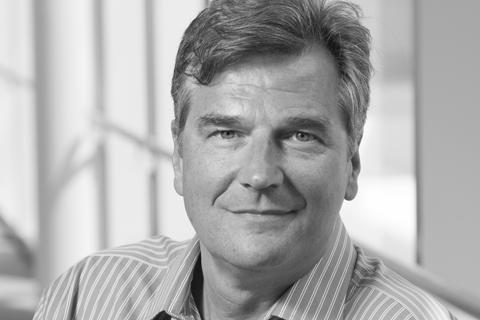
%> input picture matlab/1/face.jpg, 480 x 320 px
$ octave bitplane1.m   (GNU Octave 9; MATLAB toolbox functions it lacks are replaced by stand-ins)
%> lines starting %> are read from the running program, lines starting %| are printed output that depends on the picture; in (x1, y1, x2, y2) boxes, pixels count from 0 and x2, y2 are one past the last pixel; in counts of white or black regions, pixels touching at a corner belong together; the program's own positions count from 1
% Program to demonstrate the concept of "Bit Level Slicing" of a given gray
% level image
clc;
clear all;
close all;
% read an image
im = imread('face.jpg');
%> im is the input picture: size 320x480 uint8; min 4, max 255, mean 173.4
[rows, columns, numberOfColorBands] = size(im);
%> rows = 320; columns = 480; numberOfColorBands = 1
if numberOfColorBands > 1
	% It's not really gray scale like we expected - it's color.
	% Convert it to gray scale.
	grayImage = rgb2gray(im); % Take weighted average of channels.
end
bit1 = bitget(im, 1);   % lsb for example
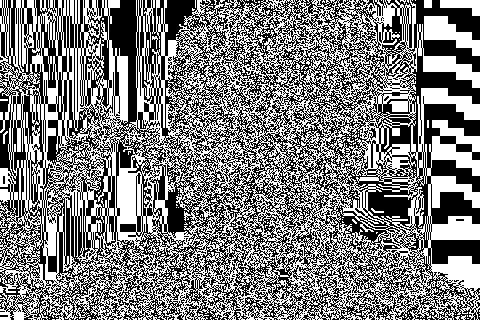
%> bit1: size 320x480 logical; 49.1% white; 372 white regions (363 under 20 px), largest, box (x1, y1, x2, y2) and area: (0, 0, 480, 320) 72814, (424, 16, 480, 56) 1088, (440, 0, 480, 16) 384
bit2 = bitget(im, 2);
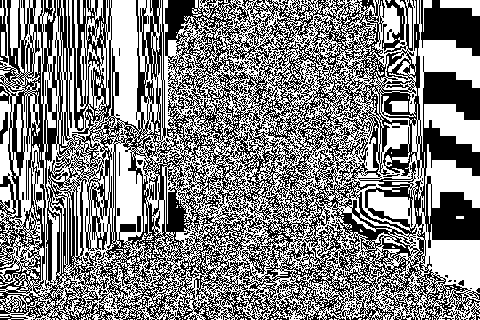
%> bit2: size 320x480 logical; 51.2% white; 294 black regions (279 under 20 px), largest, box (x1, y1, x2, y2) and area: (0, 0, 480, 320) 71284, (421, 0, 480, 56) 2136, (0, 0, 8, 63) 219
subplot(2, 2, 1), imshow(bit1, []), title('First Bit');
subplot(2, 2, 2), imshow(bit2, []), title('Second Bit');
subplot(2, 2, 3), imshow(greyImage, []), title('grey');
%> (this line was passed over: greyImage is not available in this run)

$ run again, with matlab/1/Koala.jpg copied over matlab/1/face.jpg
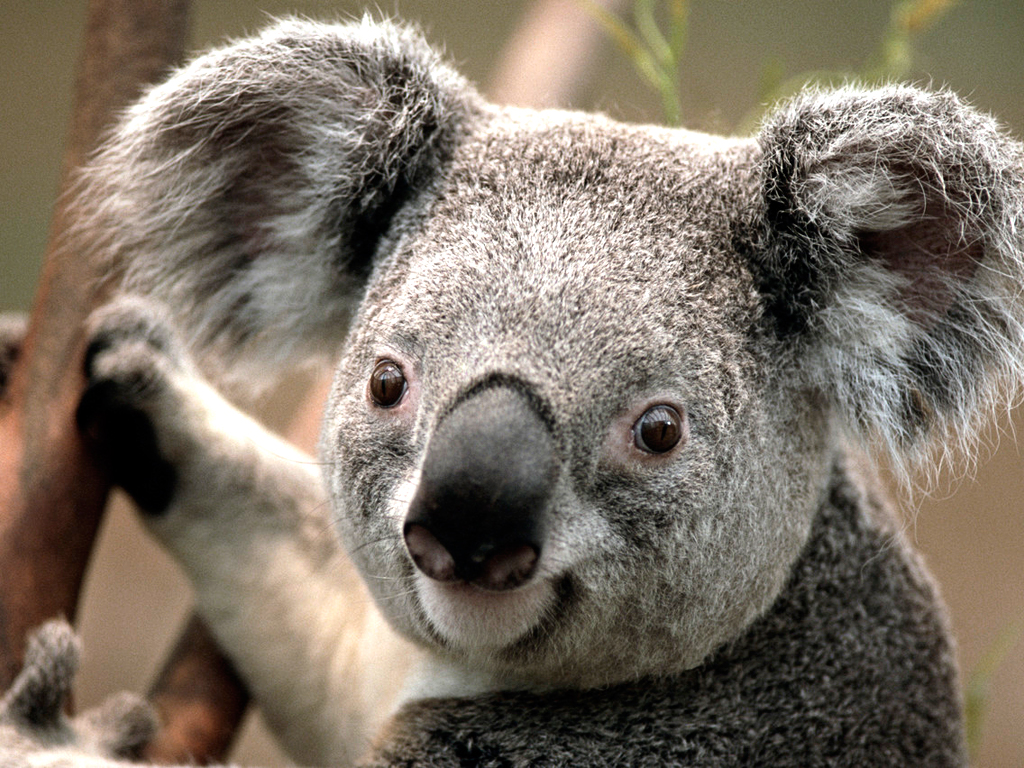
%> input picture matlab/1/Koala.jpg, 1024 x 768 px
%> im is the input picture: size 768x1024x3 uint8; mean R, G, B 125.4, 114.7, 102
%> `bit2 = bitget(im, 2);`:
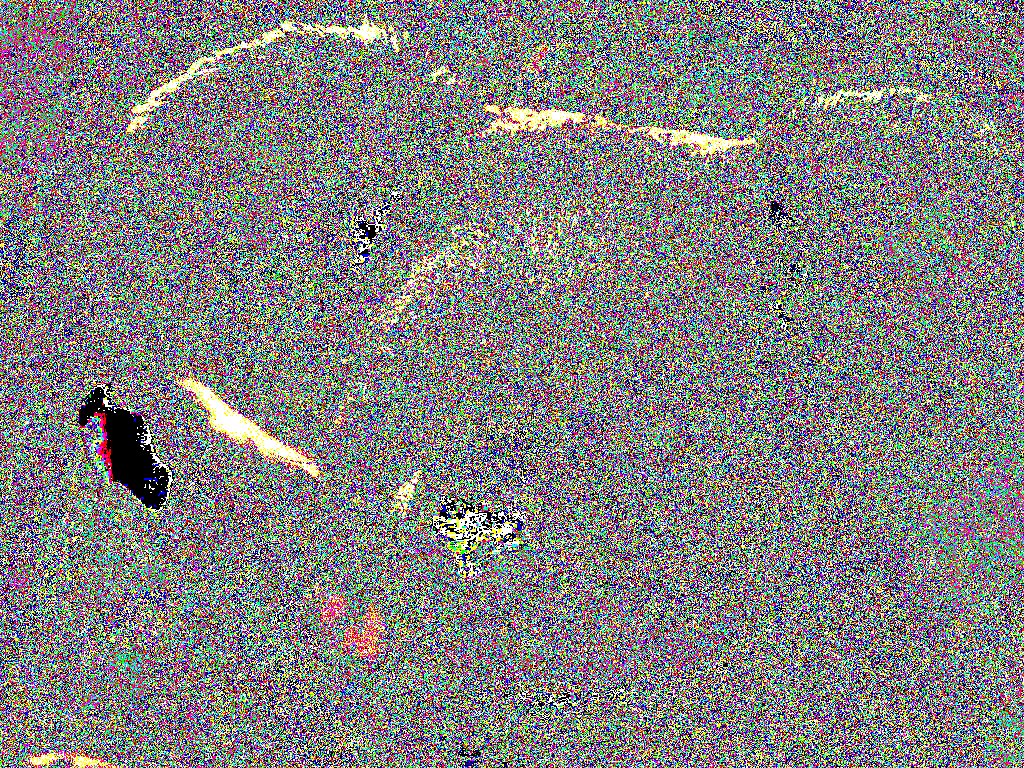
%> bit2: size 768x1024x3 logical; mean R, G, B 0.51, 0.502, 0.501
%> `title('grey')`:
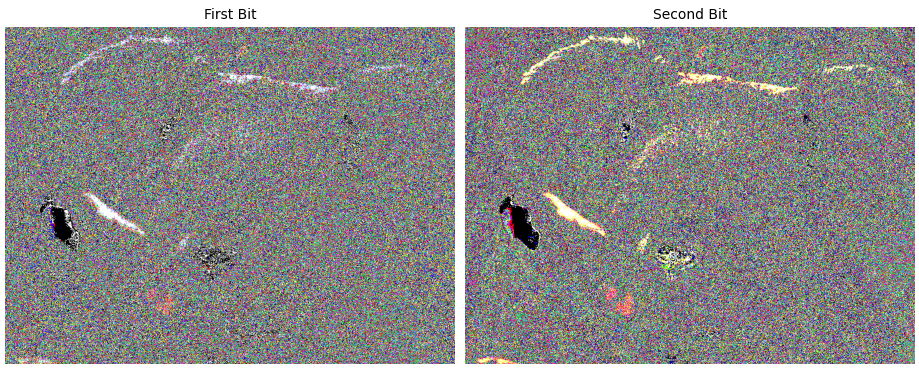
%> figure redrawn from the program's plot data, 2 panels
